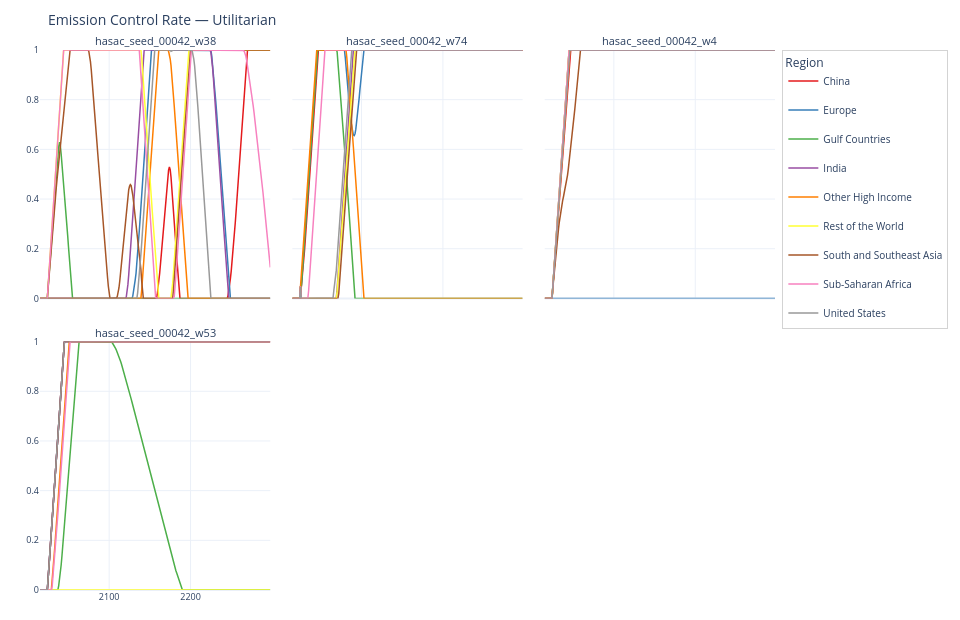
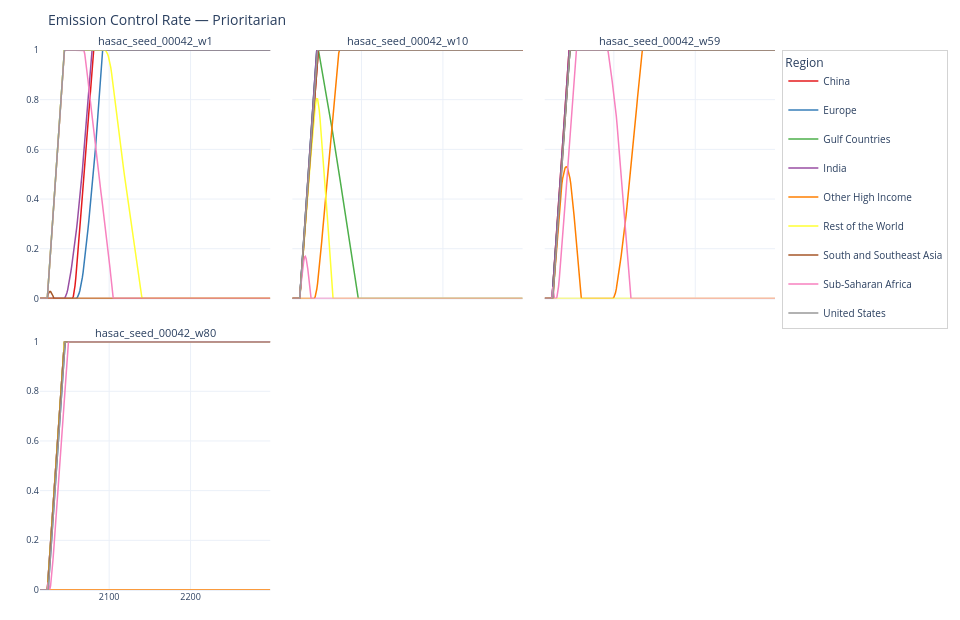

Notebook code cell kept with these figures, in order:
### Code cell
## Emission Control Rate by Region (grid per algorithm)

if WELFARE_ANALYSIS:
    _ecr_sources = [
        ('Utilitarian', utilitarian_runs, utilitarian_info),
        ('Prioritarian', prioritarian_runs, prioritarian_info),
    ]
else:
    _ecr_sources = [
        ('HAPPO', happo_runs, happo_info),
        ('HASAC', hasac_runs, hasac_info),
        ('MAPPO', mappo_runs, mappo_info),
    ]

for algo, runs, info in _ecr_sources:
    paths, titles = [], []
    for run_name, run_dir in runs.items():
        paths.append(npy_path(run_dir, info[run_name]['prefix'], 'constrained_emission_control_rate'))
        titles.append(run_name)
    fig = plot_grouped_control_rate_grid(
        npy_paths=paths,
        subplot_titles=titles,
        suptitle=f'Emission Control Rate — {algo}',
        variable_label='ECR',
        yaxis_range=[0, 1],
    )
    fig.show()
    if SAVE_FIGURES:
        fig.write_image(OUTPUT_DIR / f'{algo.lower()}_control_rate_grid.png', scale=2)

### Figure 1 — Plotly figure (JSON) as saved in the notebook; plotly's stock layout.template omitted (floating-point values rounded to 4 significant figures; data arrays with more than 128 entries replaced by an {"elided": "..."} marker saying what was removed)
{"data": [{"hovertemplate": "<b>China</b><br>ECR: %{y:.3f}<extra></extra>", "legendgroup": "China", "line": {"color": "rgb(228,26,28)", "width": 1.5}, "mode": "lines", "name": "China", "showlegend": true, "type": "scatter", "x": {"elided": "284 int values"}, "xaxis": "x", "y": {"elided": "284 float values"}, "yaxis": "y"}, {"hovertemplate": "<b>Europe</b><br>ECR: %{y:.3f}<extra></extra>", "legendgroup": "Europe", "line": {"color": "rgb(55,126,184)", "width": 1.5}, "mode": "lines", "name": "Europe", "showlegend": true, "type": "scatter", "x": {"elided": "284 int values"}, "xaxis": "x", "y": {"elided": "284 float values"}, "yaxis": "y"}, {"hovertemplate": "<b>Gulf Countries</b><br>ECR: %{y:.3f}<extra></extra>", "legendgroup": "Gulf Countries", "line": {"color": "rgb(77,175,74)", "width": 1.5}, "mode": "lines", "name": "Gulf Countries", "showlegend": true, "type": "scatter", "x": {"elided": "284 int values"}, "xaxis": "x", "y": {"elided": "284 float values"}, "yaxis": "y"}, {"hovertemplate": "<b>India</b><br>ECR: %{y:.3f}<extra></extra>", "legendgroup": "India", "line": {"color": "rgb(152,78,163)", "width": 1.5}, "mode": "lines", "name": "India", "showlegend": true, "type": "scatter", "x": {"elided": "284 int values"}, "xaxis": "x", "y": {"elided": "284 float values"}, "yaxis": "y"}, {"hovertemplate": "<b>Other High Income</b><br>ECR: %{y:.3f}<extra></extra>", "legendgroup": "Other High Income", "line": {"color": "rgb(255,127,0)", "width": 1.5}, "mode": "lines", "name": "Other High Income", "showlegend": true, "type": "scatter", "x": {"elided": "284 int values"}, "xaxis": "x", "y": {"elided": "284 float values"}, "yaxis": "y"}, {"hovertemplate": "<b>Rest of the World</b><br>ECR: %{y:.3f}<extra></extra>", "legendgroup": "Rest of the World", "line": {"color": "rgb(255,255,51)", "width": 1.5}, "mode": "lines", "name": "Rest of the World", "showlegend": true, "type": "scatter", "x": {"elided": "284 int values"}, "xaxis": "x", "y": {"elided": "284 float values"}, "yaxis": "y"}, {"hovertemplate": "<b>South and Southeast Asia</b><br>ECR: %{y:.3f}<extra></extra>", "legendgroup": "South and Southeast Asia", "line": {"color": "rgb(166,86,40)", "width": 1.5}, "mode": "lines", "name": "South and Southeast Asia", "showlegend": true, "type": "scatter", "x": {"elided": "284 int values"}, "xaxis": "x", "y": {"elided": "284 float values"}, "yaxis": "y"}, {"hovertemplate": "<b>Sub-Saharan Africa</b><br>ECR: %{y:.3f}<extra></extra>", "legendgroup": "Sub-Saharan Africa", "line": {"color": "rgb(247,129,191)", "width": 1.5}, "mode": "lines", "name": "Sub-Saharan Africa", "showlegend": true, "type": "scatter", "x": {"elided": "284 int values"}, "xaxis": "x", "y": {"elided": "284 float values"}, "yaxis": "y"}, {"hovertemplate": "<b>United States</b><br>ECR: %{y:.3f}<extra></extra>", "legendgroup": "United States", "line": {"color": "rgb(153,153,153)", "width": 1.5}, "mode": "lines", "name": "United States", "showlegend": true, "type": "scatter", "x": {"elided": "284 int values"}, "xaxis": "x", "y": {"elided": "284 float values"}, "yaxis": "y"}, {"hovertemplate": "<b>China</b><br>ECR: %{y:.3f}<extra></extra>", "legendgroup": "China", "line": {"color": "rgb(228,26,28)", "width": 1.5}, "mode": "lines", "name": "China", "showlegend": false, "type": "scatter", "x": {"elided": "284 int values"}, "xaxis": "x2", "y": {"elided": "284 float values"}, "yaxis": "y2"}, {"hovertemplate": "<b>Europe</b><br>ECR: %{y:.3f}<extra></extra>", "legendgroup": "Europe", "line": {"color": "rgb(55,126,184)", "width": 1.5}, "mode": "lines", "name": "Europe", "showlegend": false, "type": "scatter", "x": {"elided": "284 int values"}, "xaxis": "x2", "y": {"elided": "284 float values"}, "yaxis": "y2"}, {"hovertemplate": "<b>Gulf Countries</b><br>ECR: %{y:.3f}<extra></extra>", "legendgroup": "Gulf Countries", "line": {"color": "rgb(77,175,74)", "width": 1.5}, "mode": "lines", "name": "Gulf Countries", "showlegend": false, "type": "scatter", "x": {"elided": "284 int values"}, "xaxis": "x2", "y": {"elided": "284 float values"}, "yaxis": "y2"}, {"hovertemplate": "<b>India</b><br>ECR: %{y:.3f}<extra></extra>", "legendgroup": "India", "line": {"color": "rgb(152,78,163)", "width": 1.5}, "mode": "lines", "name": "India", "showlegend": false, "type": "scatter", "x": {"elided": "284 int values"}, "xaxis": "x2", "y": {"elided": "284 float values"}, "yaxis": "y2"}, {"hovertemplate": "<b>Other High Income</b><br>ECR: %{y:.3f}<extra></extra>", "legendgroup": "Other High Income", "line": {"color": "rgb(255,127,0)", "width": 1.5}, "mode": "lines", "name": "Other High Income", "showlegend": false, "type": "scatter", "x": {"elided": "284 int values"}, "xaxis": "x2", "y": {"elided": "284 float values"}, "yaxis": "y2"}, {"hovertemplate": "<b>Rest of the World</b><br>ECR: %{y:.3f}<extra></extra>", "legendgroup": "Rest of the World", "line": {"color": "rgb(255,255,51)", "width": 1.5}, "mode": "lines", "name": "Rest of the World", "showlegend": false, "type": "scatter", "x": {"elided": "284 int values"}, "xaxis": "x2", "y": {"elided": "284 float values"}, "yaxis": "y2"}, {"hovertemplate": "<b>South and Southeast Asia</b><br>ECR: %{y:.3f}<extra></extra>", "legendgroup": "South and Southeast Asia", "line": {"color": "rgb(166,86,40)", "width": 1.5}, "mode": "lines", "name": "South and Southeast Asia", "showlegend": false, "type": "scatter", "x": {"elided": "284 int values"}, "xaxis": "x2", "y": {"elided": "284 float values"}, "yaxis": "y2"}, {"hovertemplate": "<b>Sub-Saharan Africa</b><br>ECR: %{y:.3f}<extra></extra>", "legendgroup": "Sub-Saharan Africa", "line": {"color": "rgb(247,129,191)", "width": 1.5}, "mode": "lines", "name": "Sub-Saharan Africa", "showlegend": false, "type": "scatter", "x": {"elided": "284 int values"}, "xaxis": "x2", "y": {"elided": "284 float values"}, "yaxis": "y2"}, {"hovertemplate": "<b>United States</b><br>ECR: %{y:.3f}<extra></extra>", "legendgroup": "United States", "line": {"color": "rgb(153,153,153)", "width": 1.5}, "mode": "lines", "name": "United States", "showlegend": false, "type": "scatter", "x": {"elided": "284 int values"}, "xaxis": "x2", "y": {"elided": "284 float values"}, "yaxis": "y2"}, {"hovertemplate": "<b>China</b><br>ECR: %{y:.3f}<extra></extra>", "legendgroup": "China", "line": {"color": "rgb(228,26,28)", "width": 1.5}, "mode": "lines", "name": "China", "showlegend": false, "type": "scatter", "x": {"elided": "284 int values"}, "xaxis": "x3", "y": {"elided": "284 float values"}, "yaxis": "y3"}, {"hovertemplate": "<b>Europe</b><br>ECR: %{y:.3f}<extra></extra>", "legendgroup": "Europe", "line": {"color": "rgb(55,126,184)", "width": 1.5}, "mode": "lines", "name": "Europe", "showlegend": false, "type": "scatter", "x": {"elided": "284 int values"}, "xaxis": "x3", "y": {"elided": "284 float values"}, "yaxis": "y3"}, {"hovertemplate": "<b>Gulf Countries</b><br>ECR: %{y:.3f}<extra></extra>", "legendgroup": "Gulf Countries", "line": {"color": "rgb(77,175,74)", "width": 1.5}, "mode": "lines", "name": "Gulf Countries", "showlegend": false, "type": "scatter", "x": {"elided": "284 int values"}, "xaxis": "x3", "y": {"elided": "284 float values"}, "yaxis": "y3"}, {"hovertemplate": "<b>India</b><br>ECR: %{y:.3f}<extra></extra>", "legendgroup": "India", "line": {"color": "rgb(152,78,163)", "width": 1.5}, "mode": "lines", "name": "India", "showlegend": false, "type": "scatter", "x": {"elided": "284 int values"}, "xaxis": "x3", "y": {"elided": "284 float values"}, "yaxis": "y3"}, {"hovertemplate": "<b>Other High Income</b><br>ECR: %{y:.3f}<extra></extra>", "legendgroup": "Other High Income", "line": {"color": "rgb(255,127,0)", "width": 1.5}, "mode": "lines", "name": "Other High Income", "showlegend": false, "type": "scatter", "x": {"elided": "284 int values"}, "xaxis": "x3", "y": {"elided": "284 float values"}, "yaxis": "y3"}, {"hovertemplate": "<b>Rest of the World</b><br>ECR: %{y:.3f}<extra></extra>", "legendgroup": "Rest of the World", "line": {"color": "rgb(255,255,51)", "width": 1.5}, "mode": "lines", "name": "Rest of the World", "showlegend": false, "type": "scatter", "x": {"elided": "284 int values"}, "xaxis": "x3", "y": {"elided": "284 float values"}, "yaxis": "y3"}, {"hovertemplate": "<b>South and Southeast Asia</b><br>ECR: %{y:.3f}<extra></extra>", "legendgroup": "South and Southeast Asia", "line": {"color": "rgb(166,86,40)", "width": 1.5}, "mode": "lines", "name": "South and Southeast Asia", "showlegend": false, "type": "scatter", "x": {"elided": "284 int values"}, "xaxis": "x3", "y": {"elided": "284 float values"}, "yaxis": "y3"}, {"hovertemplate": "<b>Sub-Saharan Africa</b><br>ECR: %{y:.3f}<extra></extra>", "legendgroup": "Sub-Saharan Africa", "line": {"color": "rgb(247,129,191)", "width": 1.5}, "mode": "lines", "name": "Sub-Saharan Africa", "showlegend": false, "type": "scatter", "x": {"elided": "284 int values"}, "xaxis": "x3", "y": {"elided": "284 float values"}, "yaxis": "y3"}, {"hovertemplate": "<b>United States</b><br>ECR: %{y:.3f}<extra></extra>", "legendgroup": "United States", "line": {"color": "rgb(153,153,153)", "width": 1.5}, "mode": "lines", "name": "United States", "showlegend": false, "type": "scatter", "x": {"elided": "284 int values"}, "xaxis": "x3", "y": {"elided": "284 float values"}, "yaxis": "y3"}, {"hovertemplate": "<b>China</b><br>ECR: %{y:.3f}<extra></extra>", "legendgroup": "China", "line": {"color": "rgb(228,26,28)", "width": 1.5}, "mode": "lines", "name": "China", "showlegend": false, "type": "scatter", "x": {"elided": "284 int values"}, "xaxis": "x4", "y": {"elided": "284 float values"}, "yaxis": "y4"}, {"hovertemplate": "<b>Europe</b><br>ECR: %{y:.3f}<extra></extra>", "legendgroup": "Europe", "line": {"color": "rgb(55,126,184)", "width": 1.5}, "mode": "lines", "name": "Europe", "showlegend": false, "type": "scatter", "x": {"elided": "284 int values"}, "xaxis": "x4", "y": {"elided": "284 float values"}, "yaxis": "y4"}, {"hovertemplate": "<b>Gulf Countries</b><br>ECR: %{y:.3f}<extra></extra>", "legendgroup": "Gulf Countries", "line": {"color": "rgb(77,175,74)", "width": 1.5}, "mode": "lines", "name": "Gulf Countries", "showlegend": false, "type": "scatter", "x": {"elided": "284 int values"}, "xaxis": "x4", "y": {"elided": "284 float values"}, "yaxis": "y4"}, {"hovertemplate": "<b>India</b><br>ECR: %{y:.3f}<extra></extra>", "legendgroup": "India", "line": {"color": "rgb(152,78,163)", "width": 1.5}, "mode": "lines", "name": "India", "showlegend": false, "type": "scatter", "x": {"elided": "284 int values"}, "xaxis": "x4", "y": {"elided": "284 float values"}, "yaxis": "y4"}, {"hovertemplate": "<b>Other High Income</b><br>ECR: %{y:.3f}<extra></extra>", "legendgroup": "Other High Income", "line": {"color": "rgb(255,127,0)", "width": 1.5}, "mode": "lines", "name": "Other High Income", "showlegend": false, "type": "scatter", "x": {"elided": "284 int values"}, "xaxis": "x4", "y": {"elided": "284 float values"}, "yaxis": "y4"}, {"hovertemplate": "<b>Rest of the World</b><br>ECR: %{y:.3f}<extra></extra>", "legendgroup": "Rest of the World", "line": {"color": "rgb(255,255,51)", "width": 1.5}, "mode": "lines", "name": "Rest of the World", "showlegend": false, "type": "scatter", "x": {"elided": "284 int values"}, "xaxis": "x4", "y": {"elided": "284 float values"}, "yaxis": "y4"}, {"hovertemplate": "<b>South and Southeast Asia</b><br>ECR: %{y:.3f}<extra></extra>", "legendgroup": "South and Southeast Asia", "line": {"color": "rgb(166,86,40)", "width": 1.5}, "mode": "lines", "name": "South and Southeast Asia", "showlegend": false, "type": "scatter", "x": {"elided": "284 int values"}, "xaxis": "x4", "y": {"elided": "284 float values"}, "yaxis": "y4"}, {"hovertemplate": "<b>Sub-Saharan Africa</b><br>ECR: %{y:.3f}<extra></extra>", "legendgroup": "Sub-Saharan Africa", "line": {"color": "rgb(247,129,191)", "width": 1.5}, "mode": "lines", "name": "Sub-Saharan Africa", "showlegend": false, "type": "scatter", "x": {"elided": "284 int values"}, "xaxis": "x4", "y": {"elided": "284 float values"}, "yaxis": "y4"}, {"hovertemplate": "<b>United States</b><br>ECR: %{y:.3f}<extra></extra>", "legendgroup": "United States", "line": {"color": "rgb(153,153,153)", "width": 1.5}, "mode": "lines", "name": "United States", "showlegend": false, "type": "scatter", "x": {"elided": "284 int values"}, "xaxis": "x4", "y": {"elided": "284 float values"}, "yaxis": "y4"}], "layout": {"annotations": [{"font": {"size": 11}, "showarrow": false, "text": "hasac_seed_00042_w38", "x": 0.1567, "xanchor": "center", "xref": "paper", "y": 1, "yanchor": "bottom", "yref": "paper"}, {"font": {"size": 11}, "showarrow": false, "text": "hasac_seed_00042_w74", "x": 0.5, "xanchor": "center", "xref": "paper", "y": 1, "yanchor": "bottom", "yref": "paper"}, {"font": {"size": 11}, "showarrow": false, "text": "hasac_seed_00042_w4", "x": 0.8433, "xanchor": "center", "xref": "paper", "y": 1, "yanchor": "bottom", "yref": "paper"}, {"font": {"size": 11}, "showarrow": false, "text": "hasac_seed_00042_w53", "x": 0.1567, "xanchor": "center", "xref": "paper", "y": 0.46, "yanchor": "bottom", "yref": "paper"}], "height": 620, "hovermode": "x", "legend": {"bgcolor": "rgba(255,255,255,0.85)", "bordercolor": "lightgrey", "borderwidth": 1, "font": {"size": 10}, "title": {"text": "Region"}, "x": 1.01, "xanchor": "left", "y": 1}, "margin": {"b": 30, "l": 40, "r": 140, "t": 50}, "title": {"font": {"size": 14}, "text": "Emission Control Rate — Utilitarian"}, "width": 960, "xaxis": {"anchor": "y", "domain": [0, 0.3133], "matches": "x4", "showticklabels": false, "tickfont": {"size": 9}}, "xaxis2": {"anchor": "y2", "domain": [0.3433, 0.6567], "matches": "x5", "showticklabels": false, "tickfont": {"size": 9}}, "xaxis3": {"anchor": "y3", "domain": [0.6867, 1.0], "matches": "x6", "showticklabels": false, "tickfont": {"size": 9}}, "xaxis4": {"anchor": "y4", "domain": [0, 0.3133], "tickfont": {"size": 9}}, "xaxis5": {"anchor": "y5", "domain": [0.3433, 0.6567], "tickfont": {"size": 9}}, "xaxis6": {"anchor": "y6", "domain": [0.6867, 1.0], "tickfont": {"size": 9}}, "yaxis": {"anchor": "x", "domain": [0.54, 1], "range": [0, 1], "tickfont": {"size": 9}}, "yaxis2": {"anchor": "x2", "domain": [0.54, 1], "matches": "y", "range": [0, 1], "showticklabels": false, "tickfont": {"size": 9}}, "yaxis3": {"anchor": "x3", "domain": [0.54, 1], "matches": "y", "range": [0, 1], "showticklabels": false, "tickfont": {"size": 9}}, "yaxis4": {"anchor": "x4", "domain": [0, 0.46], "range": [0, 1], "tickfont": {"size": 9}}, "yaxis5": {"anchor": "x5", "domain": [0, 0.46], "matches": "y4", "showticklabels": false, "tickfont": {"size": 9}}, "yaxis6": {"anchor": "x6", "domain": [0, 0.46], "matches": "y4", "showticklabels": false, "tickfont": {"size": 9}}}}

### Figure 2 — Plotly figure (JSON) as saved in the notebook; plotly's stock layout.template omitted (floating-point values rounded to 4 significant figures; data arrays with more than 128 entries replaced by an {"elided": "..."} marker saying what was removed)
{"data": [{"hovertemplate": "<b>China</b><br>ECR: %{y:.3f}<extra></extra>", "legendgroup": "China", "line": {"color": "rgb(228,26,28)", "width": 1.5}, "mode": "lines", "name": "China", "showlegend": true, "type": "scatter", "x": {"elided": "284 int values"}, "xaxis": "x", "y": {"elided": "284 float values"}, "yaxis": "y"}, {"hovertemplate": "<b>Europe</b><br>ECR: %{y:.3f}<extra></extra>", "legendgroup": "Europe", "line": {"color": "rgb(55,126,184)", "width": 1.5}, "mode": "lines", "name": "Europe", "showlegend": true, "type": "scatter", "x": {"elided": "284 int values"}, "xaxis": "x", "y": {"elided": "284 float values"}, "yaxis": "y"}, {"hovertemplate": "<b>Gulf Countries</b><br>ECR: %{y:.3f}<extra></extra>", "legendgroup": "Gulf Countries", "line": {"color": "rgb(77,175,74)", "width": 1.5}, "mode": "lines", "name": "Gulf Countries", "showlegend": true, "type": "scatter", "x": {"elided": "284 int values"}, "xaxis": "x", "y": {"elided": "284 float values"}, "yaxis": "y"}, {"hovertemplate": "<b>India</b><br>ECR: %{y:.3f}<extra></extra>", "legendgroup": "India", "line": {"color": "rgb(152,78,163)", "width": 1.5}, "mode": "lines", "name": "India", "showlegend": true, "type": "scatter", "x": {"elided": "284 int values"}, "xaxis": "x", "y": {"elided": "284 float values"}, "yaxis": "y"}, {"hovertemplate": "<b>Other High Income</b><br>ECR: %{y:.3f}<extra></extra>", "legendgroup": "Other High Income", "line": {"color": "rgb(255,127,0)", "width": 1.5}, "mode": "lines", "name": "Other High Income", "showlegend": true, "type": "scatter", "x": {"elided": "284 int values"}, "xaxis": "x", "y": {"elided": "284 float values"}, "yaxis": "y"}, {"hovertemplate": "<b>Rest of the World</b><br>ECR: %{y:.3f}<extra></extra>", "legendgroup": "Rest of the World", "line": {"color": "rgb(255,255,51)", "width": 1.5}, "mode": "lines", "name": "Rest of the World", "showlegend": true, "type": "scatter", "x": {"elided": "284 int values"}, "xaxis": "x", "y": {"elided": "284 float values"}, "yaxis": "y"}, {"hovertemplate": "<b>South and Southeast Asia</b><br>ECR: %{y:.3f}<extra></extra>", "legendgroup": "South and Southeast Asia", "line": {"color": "rgb(166,86,40)", "width": 1.5}, "mode": "lines", "name": "South and Southeast Asia", "showlegend": true, "type": "scatter", "x": {"elided": "284 int values"}, "xaxis": "x", "y": {"elided": "284 float values"}, "yaxis": "y"}, {"hovertemplate": "<b>Sub-Saharan Africa</b><br>ECR: %{y:.3f}<extra></extra>", "legendgroup": "Sub-Saharan Africa", "line": {"color": "rgb(247,129,191)", "width": 1.5}, "mode": "lines", "name": "Sub-Saharan Africa", "showlegend": true, "type": "scatter", "x": {"elided": "284 int values"}, "xaxis": "x", "y": {"elided": "284 float values"}, "yaxis": "y"}, {"hovertemplate": "<b>United States</b><br>ECR: %{y:.3f}<extra></extra>", "legendgroup": "United States", "line": {"color": "rgb(153,153,153)", "width": 1.5}, "mode": "lines", "name": "United States", "showlegend": true, "type": "scatter", "x": {"elided": "284 int values"}, "xaxis": "x", "y": {"elided": "284 float values"}, "yaxis": "y"}, {"hovertemplate": "<b>China</b><br>ECR: %{y:.3f}<extra></extra>", "legendgroup": "China", "line": {"color": "rgb(228,26,28)", "width": 1.5}, "mode": "lines", "name": "China", "showlegend": false, "type": "scatter", "x": {"elided": "284 int values"}, "xaxis": "x2", "y": {"elided": "284 float values"}, "yaxis": "y2"}, {"hovertemplate": "<b>Europe</b><br>ECR: %{y:.3f}<extra></extra>", "legendgroup": "Europe", "line": {"color": "rgb(55,126,184)", "width": 1.5}, "mode": "lines", "name": "Europe", "showlegend": false, "type": "scatter", "x": {"elided": "284 int values"}, "xaxis": "x2", "y": {"elided": "284 float values"}, "yaxis": "y2"}, {"hovertemplate": "<b>Gulf Countries</b><br>ECR: %{y:.3f}<extra></extra>", "legendgroup": "Gulf Countries", "line": {"color": "rgb(77,175,74)", "width": 1.5}, "mode": "lines", "name": "Gulf Countries", "showlegend": false, "type": "scatter", "x": {"elided": "284 int values"}, "xaxis": "x2", "y": {"elided": "284 float values"}, "yaxis": "y2"}, {"hovertemplate": "<b>India</b><br>ECR: %{y:.3f}<extra></extra>", "legendgroup": "India", "line": {"color": "rgb(152,78,163)", "width": 1.5}, "mode": "lines", "name": "India", "showlegend": false, "type": "scatter", "x": {"elided": "284 int values"}, "xaxis": "x2", "y": {"elided": "284 float values"}, "yaxis": "y2"}, {"hovertemplate": "<b>Other High Income</b><br>ECR: %{y:.3f}<extra></extra>", "legendgroup": "Other High Income", "line": {"color": "rgb(255,127,0)", "width": 1.5}, "mode": "lines", "name": "Other High Income", "showlegend": false, "type": "scatter", "x": {"elided": "284 int values"}, "xaxis": "x2", "y": {"elided": "284 float values"}, "yaxis": "y2"}, {"hovertemplate": "<b>Rest of the World</b><br>ECR: %{y:.3f}<extra></extra>", "legendgroup": "Rest of the World", "line": {"color": "rgb(255,255,51)", "width": 1.5}, "mode": "lines", "name": "Rest of the World", "showlegend": false, "type": "scatter", "x": {"elided": "284 int values"}, "xaxis": "x2", "y": {"elided": "284 float values"}, "yaxis": "y2"}, {"hovertemplate": "<b>South and Southeast Asia</b><br>ECR: %{y:.3f}<extra></extra>", "legendgroup": "South and Southeast Asia", "line": {"color": "rgb(166,86,40)", "width": 1.5}, "mode": "lines", "name": "South and Southeast Asia", "showlegend": false, "type": "scatter", "x": {"elided": "284 int values"}, "xaxis": "x2", "y": {"elided": "284 float values"}, "yaxis": "y2"}, {"hovertemplate": "<b>Sub-Saharan Africa</b><br>ECR: %{y:.3f}<extra></extra>", "legendgroup": "Sub-Saharan Africa", "line": {"color": "rgb(247,129,191)", "width": 1.5}, "mode": "lines", "name": "Sub-Saharan Africa", "showlegend": false, "type": "scatter", "x": {"elided": "284 int values"}, "xaxis": "x2", "y": {"elided": "284 float values"}, "yaxis": "y2"}, {"hovertemplate": "<b>United States</b><br>ECR: %{y:.3f}<extra></extra>", "legendgroup": "United States", "line": {"color": "rgb(153,153,153)", "width": 1.5}, "mode": "lines", "name": "United States", "showlegend": false, "type": "scatter", "x": {"elided": "284 int values"}, "xaxis": "x2", "y": {"elided": "284 float values"}, "yaxis": "y2"}, {"hovertemplate": "<b>China</b><br>ECR: %{y:.3f}<extra></extra>", "legendgroup": "China", "line": {"color": "rgb(228,26,28)", "width": 1.5}, "mode": "lines", "name": "China", "showlegend": false, "type": "scatter", "x": {"elided": "284 int values"}, "xaxis": "x3", "y": {"elided": "284 float values"}, "yaxis": "y3"}, {"hovertemplate": "<b>Europe</b><br>ECR: %{y:.3f}<extra></extra>", "legendgroup": "Europe", "line": {"color": "rgb(55,126,184)", "width": 1.5}, "mode": "lines", "name": "Europe", "showlegend": false, "type": "scatter", "x": {"elided": "284 int values"}, "xaxis": "x3", "y": {"elided": "284 float values"}, "yaxis": "y3"}, {"hovertemplate": "<b>Gulf Countries</b><br>ECR: %{y:.3f}<extra></extra>", "legendgroup": "Gulf Countries", "line": {"color": "rgb(77,175,74)", "width": 1.5}, "mode": "lines", "name": "Gulf Countries", "showlegend": false, "type": "scatter", "x": {"elided": "284 int values"}, "xaxis": "x3", "y": {"elided": "284 float values"}, "yaxis": "y3"}, {"hovertemplate": "<b>India</b><br>ECR: %{y:.3f}<extra></extra>", "legendgroup": "India", "line": {"color": "rgb(152,78,163)", "width": 1.5}, "mode": "lines", "name": "India", "showlegend": false, "type": "scatter", "x": {"elided": "284 int values"}, "xaxis": "x3", "y": {"elided": "284 float values"}, "yaxis": "y3"}, {"hovertemplate": "<b>Other High Income</b><br>ECR: %{y:.3f}<extra></extra>", "legendgroup": "Other High Income", "line": {"color": "rgb(255,127,0)", "width": 1.5}, "mode": "lines", "name": "Other High Income", "showlegend": false, "type": "scatter", "x": {"elided": "284 int values"}, "xaxis": "x3", "y": {"elided": "284 float values"}, "yaxis": "y3"}, {"hovertemplate": "<b>Rest of the World</b><br>ECR: %{y:.3f}<extra></extra>", "legendgroup": "Rest of the World", "line": {"color": "rgb(255,255,51)", "width": 1.5}, "mode": "lines", "name": "Rest of the World", "showlegend": false, "type": "scatter", "x": {"elided": "284 int values"}, "xaxis": "x3", "y": {"elided": "284 float values"}, "yaxis": "y3"}, {"hovertemplate": "<b>South and Southeast Asia</b><br>ECR: %{y:.3f}<extra></extra>", "legendgroup": "South and Southeast Asia", "line": {"color": "rgb(166,86,40)", "width": 1.5}, "mode": "lines", "name": "South and Southeast Asia", "showlegend": false, "type": "scatter", "x": {"elided": "284 int values"}, "xaxis": "x3", "y": {"elided": "284 float values"}, "yaxis": "y3"}, {"hovertemplate": "<b>Sub-Saharan Africa</b><br>ECR: %{y:.3f}<extra></extra>", "legendgroup": "Sub-Saharan Africa", "line": {"color": "rgb(247,129,191)", "width": 1.5}, "mode": "lines", "name": "Sub-Saharan Africa", "showlegend": false, "type": "scatter", "x": {"elided": "284 int values"}, "xaxis": "x3", "y": {"elided": "284 float values"}, "yaxis": "y3"}, {"hovertemplate": "<b>United States</b><br>ECR: %{y:.3f}<extra></extra>", "legendgroup": "United States", "line": {"color": "rgb(153,153,153)", "width": 1.5}, "mode": "lines", "name": "United States", "showlegend": false, "type": "scatter", "x": {"elided": "284 int values"}, "xaxis": "x3", "y": {"elided": "284 float values"}, "yaxis": "y3"}, {"hovertemplate": "<b>China</b><br>ECR: %{y:.3f}<extra></extra>", "legendgroup": "China", "line": {"color": "rgb(228,26,28)", "width": 1.5}, "mode": "lines", "name": "China", "showlegend": false, "type": "scatter", "x": {"elided": "284 int values"}, "xaxis": "x4", "y": {"elided": "284 float values"}, "yaxis": "y4"}, {"hovertemplate": "<b>Europe</b><br>ECR: %{y:.3f}<extra></extra>", "legendgroup": "Europe", "line": {"color": "rgb(55,126,184)", "width": 1.5}, "mode": "lines", "name": "Europe", "showlegend": false, "type": "scatter", "x": {"elided": "284 int values"}, "xaxis": "x4", "y": {"elided": "284 float values"}, "yaxis": "y4"}, {"hovertemplate": "<b>Gulf Countries</b><br>ECR: %{y:.3f}<extra></extra>", "legendgroup": "Gulf Countries", "line": {"color": "rgb(77,175,74)", "width": 1.5}, "mode": "lines", "name": "Gulf Countries", "showlegend": false, "type": "scatter", "x": {"elided": "284 int values"}, "xaxis": "x4", "y": {"elided": "284 float values"}, "yaxis": "y4"}, {"hovertemplate": "<b>India</b><br>ECR: %{y:.3f}<extra></extra>", "legendgroup": "India", "line": {"color": "rgb(152,78,163)", "width": 1.5}, "mode": "lines", "name": "India", "showlegend": false, "type": "scatter", "x": {"elided": "284 int values"}, "xaxis": "x4", "y": {"elided": "284 float values"}, "yaxis": "y4"}, {"hovertemplate": "<b>Other High Income</b><br>ECR: %{y:.3f}<extra></extra>", "legendgroup": "Other High Income", "line": {"color": "rgb(255,127,0)", "width": 1.5}, "mode": "lines", "name": "Other High Income", "showlegend": false, "type": "scatter", "x": {"elided": "284 int values"}, "xaxis": "x4", "y": {"elided": "284 float values"}, "yaxis": "y4"}, {"hovertemplate": "<b>Rest of the World</b><br>ECR: %{y:.3f}<extra></extra>", "legendgroup": "Rest of the World", "line": {"color": "rgb(255,255,51)", "width": 1.5}, "mode": "lines", "name": "Rest of the World", "showlegend": false, "type": "scatter", "x": {"elided": "284 int values"}, "xaxis": "x4", "y": {"elided": "284 float values"}, "yaxis": "y4"}, {"hovertemplate": "<b>South and Southeast Asia</b><br>ECR: %{y:.3f}<extra></extra>", "legendgroup": "South and Southeast Asia", "line": {"color": "rgb(166,86,40)", "width": 1.5}, "mode": "lines", "name": "South and Southeast Asia", "showlegend": false, "type": "scatter", "x": {"elided": "284 int values"}, "xaxis": "x4", "y": {"elided": "284 float values"}, "yaxis": "y4"}, {"hovertemplate": "<b>Sub-Saharan Africa</b><br>ECR: %{y:.3f}<extra></extra>", "legendgroup": "Sub-Saharan Africa", "line": {"color": "rgb(247,129,191)", "width": 1.5}, "mode": "lines", "name": "Sub-Saharan Africa", "showlegend": false, "type": "scatter", "x": {"elided": "284 int values"}, "xaxis": "x4", "y": {"elided": "284 float values"}, "yaxis": "y4"}, {"hovertemplate": "<b>United States</b><br>ECR: %{y:.3f}<extra></extra>", "legendgroup": "United States", "line": {"color": "rgb(153,153,153)", "width": 1.5}, "mode": "lines", "name": "United States", "showlegend": false, "type": "scatter", "x": {"elided": "284 int values"}, "xaxis": "x4", "y": {"elided": "284 float values"}, "yaxis": "y4"}], "layout": {"annotations": [{"font": {"size": 11}, "showarrow": false, "text": "hasac_seed_00042_w1", "x": 0.1567, "xanchor": "center", "xref": "paper", "y": 1, "yanchor": "bottom", "yref": "paper"}, {"font": {"size": 11}, "showarrow": false, "text": "hasac_seed_00042_w10", "x": 0.5, "xanchor": "center", "xref": "paper", "y": 1, "yanchor": "bottom", "yref": "paper"}, {"font": {"size": 11}, "showarrow": false, "text": "hasac_seed_00042_w59", "x": 0.8433, "xanchor": "center", "xref": "paper", "y": 1, "yanchor": "bottom", "yref": "paper"}, {"font": {"size": 11}, "showarrow": false, "text": "hasac_seed_00042_w80", "x": 0.1567, "xanchor": "center", "xref": "paper", "y": 0.46, "yanchor": "bottom", "yref": "paper"}], "height": 620, "hovermode": "x", "legend": {"bgcolor": "rgba(255,255,255,0.85)", "bordercolor": "lightgrey", "borderwidth": 1, "font": {"size": 10}, "title": {"text": "Region"}, "x": 1.01, "xanchor": "left", "y": 1}, "margin": {"b": 30, "l": 40, "r": 140, "t": 50}, "title": {"font": {"size": 14}, "text": "Emission Control Rate — Prioritarian"}, "width": 960, "xaxis": {"anchor": "y", "domain": [0, 0.3133], "matches": "x4", "showticklabels": false, "tickfont": {"size": 9}}, "xaxis2": {"anchor": "y2", "domain": [0.3433, 0.6567], "matches": "x5", "showticklabels": false, "tickfont": {"size": 9}}, "xaxis3": {"anchor": "y3", "domain": [0.6867, 1.0], "matches": "x6", "showticklabels": false, "tickfont": {"size": 9}}, "xaxis4": {"anchor": "y4", "domain": [0, 0.3133], "tickfont": {"size": 9}}, "xaxis5": {"anchor": "y5", "domain": [0.3433, 0.6567], "tickfont": {"size": 9}}, "xaxis6": {"anchor": "y6", "domain": [0.6867, 1.0], "tickfont": {"size": 9}}, "yaxis": {"anchor": "x", "domain": [0.54, 1], "range": [0, 1], "tickfont": {"size": 9}}, "yaxis2": {"anchor": "x2", "domain": [0.54, 1], "matches": "y", "range": [0, 1], "showticklabels": false, "tickfont": {"size": 9}}, "yaxis3": {"anchor": "x3", "domain": [0.54, 1], "matches": "y", "range": [0, 1], "showticklabels": false, "tickfont": {"size": 9}}, "yaxis4": {"anchor": "x4", "domain": [0, 0.46], "range": [0, 1], "tickfont": {"size": 9}}, "yaxis5": {"anchor": "x5", "domain": [0, 0.46], "matches": "y4", "showticklabels": false, "tickfont": {"size": 9}}, "yaxis6": {"anchor": "x6", "domain": [0, 0.46], "matches": "y4", "showticklabels": false, "tickfont": {"size": 9}}}}
